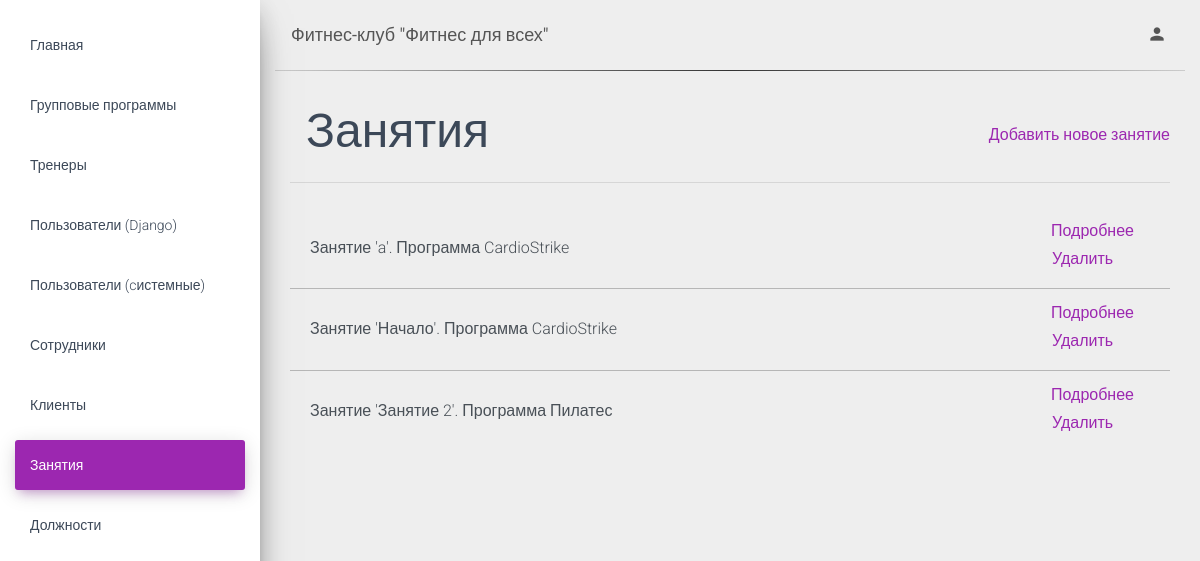
The app's page /workouts/ (signed in) with its own data.
### apps/common/models.py (models this page shows, shortened)
class Workout(models.Model):
    workout_name = models.CharField(max_length=500, null=False, blank=False)
    workout_description = models.CharField(max_length=1000, null=True, blank=True)
    program = models.ForeignKey(Program, on_delete=models.RESTRICT)
    trainer = models.ForeignKey(Trainer, on_delete=models.SET_NULL, null=True, blank=True)
    workout_datetime = models.DateTimeField(null=True, blank=True)
    client = models.ManyToManyField(Client, blank=True)
    class Meta:
        ordering = ["workout_datetime", "program", "workout_name"]
    def __str__(self):
        return f"Занятие '{self.workout_name}'. Программа {self.program.name}"

class Program(models.Model):
    name = models.CharField(max_length=500, null=False, blank=False, unique=True)
    description = models.CharField(max_length=1000, null=True, blank=True)
    cost = models.IntegerField(null=True, blank=True)
    class Meta:
        ordering = ["name"]

### apps/common/views.py (the view)
# urls.py: re_path(r'^workouts/$', views.WorkoutListView.as_view(), name='workouts'),
class WorkoutListView(LoginRequiredMixin, UserPassesTestMixin, generic.ListView):
    model = Workout
    template_name = "workout_list.html"
    paginate_by = 10
    def test_func(self):
        return is_user_in_group(self.request.user, "Администратор")

### apps/common/services.py (called while the page is built)
def is_user_in_group(user, group_name: str):
    return user.groups.filter(name=group_name).exists()

### templates/common/workout_list.html (shortened to what this page needs)
{% extends 'base.html' %}
{% block content %}
    <div class="d-flex justify-content-between align-items-center">
        <h1 class="p-3" style="font-size: xxx-large">Занятия</h1>
        {% for group in request.user.groups.all %}
            {% if group.name == 'Администратор' %}
                <a class="" href="{% url 'create-workout' %}">Добавить новое занятие</a>
            {% endif %}
        {% endfor %}
    </div>
    <hr class="mt-0 mb-4"/>
    <div class="list-group list-group-flush">
        {% for workout in workout_list %}
            <div class="list-group-item list-group-item-action d-flex justify-content-between align-items-center">
                <div>{{ workout }}</div>
                <div>
                    <div style="margin-right: 1em;"><a href="{% url 'workout-detail' pk=workout.id %}">Подробнее</a>
                    </div>
                    {% for group in request.user.groups.all %}
                        {% if group.name == 'Администратор' %}
                            <form class="p-0 m-0" method="POST" action="{% url "delete-workout" pk=workout.id %}">
                                <button class="btn btn-link btn-primary p-0" type="submit"
                                        style="font-size: medium; font-weight: 200; text-transform: capitalize;">Удалить
                                </button>
                            </form>
                        {% endif %}
                    {% endfor %}
                </div>
            </div>
        {% endfor %}
    </div>
{% endblock %}

### templates/sidebar.html (shortened to what this page needs)
{% url 'positions' as positions %}
{% url 'programs' as programs %}
{% url 'workouts' as workouts %}
{% url 'clients' as clients %}
{% url 'trainers' as trainers %}
<div class="sidebar" data-color="purple" data-background-color="white">
    <div class="sidebar-wrapper">
        <ul class="nav">
            <li class="nav-item {% if request.path == '/' %}active{% endif %}">
                <a class="nav-link" href="/">
                    <p>Главная</p>
                </a>
            </li>
            <li class="nav-item {% if request.path == programs %}active{% endif %}">
                <a class="nav-link" href="{{ programs }}">
                    <p style="text-transform: none">Групповые программы</p>
                </a>
            </li>
            <li class="nav-item {% if request.path == trainers %}active{% endif %}">
                <a class="nav-link" href="{{ trainers }}">
                    <p>Тренеры</p>
                </a>
            </li>
            {% for group in request.user.groups.all %}
                {% if group.name == 'Администратор' %}
                    <li class="nav-item">
                        <a class="nav-link" href="/page-user.html">
                            <p>Пользователи (Django)</p>
                        </a>
                    </li>
                    <li class="nav-item">
                        <a class="nav-link" href="/page-user.html">
                            <p style="text-transform: none">Пользователи (cистемные)</p>
                        </a>
                    </li>
                    <li class="nav-item">
                        <a class="nav-link" href="/page-user.html">
                            <p>Сотрудники</p>
                        </a>
                    </li>
                    <li class="nav-item {% if request.path == clients %}active{% endif %}">
                        <a class="nav-link" href="{{ clients }}">
                            <p>Клиенты</p>
                        </a>
                    </li>
                    <li class="nav-item {% if request.path == workouts %}active{% endif %}">
                        <a class="nav-link" href="{{ workouts }}">
                            <p>Занятия</p>
                        </a>
                    </li>
                    <li class="nav-item {% if request.path == positions %}active{% endif %}">
                        <a class="nav-link" href="{{ positions }}">
                            <p style="text-transform: none">Должности</p>
                        </a>
                    </li>
                {% endif %}
            {% endfor %}
        </ul>
    </div>
</div>

### static/assets/css/custom.css (style rules this page uses)
.list-group-flush:first-child, .list-group-item:first-child { border-top: 0; }

### records on screen
Workout: workout_name+program "Занятие 'a'. Программа CardioStrike"
Workout: workout_name+program "Занятие 'Начало'. Программа CardioStrike"
Workout: workout_name+program "Занятие 'Занятие 2'. Программа Пилатес"
